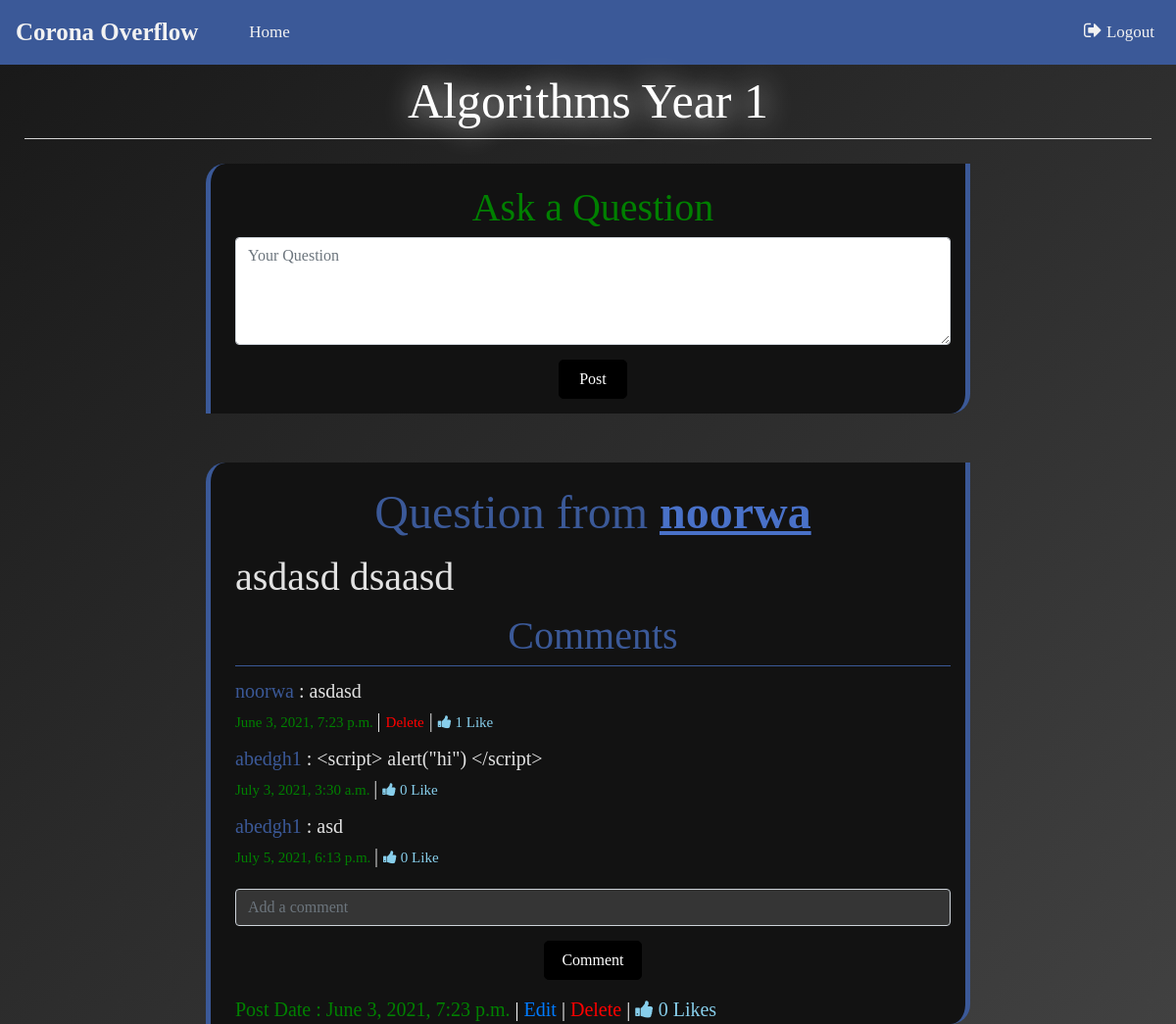
The page /home/room/Algorithms Year 1/ (signed in) on the database its author committed.
### blog/models.py (models this page shows)
class blog(models.Model):
    creator = models.ForeignKey(user,null=True,on_delete=models.SET_NULL)
    question = models.TextField(null=True,max_length=250)
    date = models.DateTimeField(auto_now_add=True)
    likes = models.IntegerField(default=0)
    room = models.ForeignKey(room,null=True,on_delete=models.SET_NULL)

class answer(models.Model):
    creator = models.ForeignKey(user,null=True,on_delete=models.SET_NULL)
    question =  models.ForeignKey(blog,null=True,on_delete=models.SET_NULL)
    answer = models.TextField(null=True,max_length=250)
    likes = models.IntegerField(default=0)
    date = models.DateTimeField(auto_now_add=True)

### blog/views.py (the view, shortened to what this page needs)
# urls.py: path('home/room/<str:name>/', inside_room , name='inside-room'),
@login_required(login_url='loginpage')
def inside_room(request,name):
    form = BlogModelForm(request.POST or None)
    form1 = AnswerModelForm(request.POST or None)
    obj = user.objects.filter(username=request.user).first()
    r = room.objects.get(name=name)
    blogs = blog.objects.filter(room=r).order_by('date').reverse()
    answers = answer.objects.all()
    content = {'blogs':blogs, 'obj':obj, 'name':name , 'answers':answers, 'form':form, 'form1':form1}
    return render(request,'inside_room.html',content)

### Group11/forms.py
class BlogModelForm(forms.ModelForm):
    class Meta:
        model = blog
        fields = ['question']
        widgets = {
            'question': forms.Textarea(attrs={'class': 'form-control input-text','placeholder': 'Your Question','rows':4}),
        }

class AnswerModelForm(forms.ModelForm):
    class Meta:
        model = answer
        fields = ['answer']
        widgets = {
            'answer': forms.TextInput(attrs={'class': 'form-control input-text answer','placeholder': 'Add a comment'}),
        }

### Group11/templates/inside_room.html (shortened to what this page needs)
{% extends "base.html" %}
{% block title %} {{name}} {% endblock %}
{% block style %}
{% load static %}
<link rel="stylesheet" href="{% static 'css/inside_room.css' %}">
<link rel="stylesheet" href="https://cdnjs.cloudflare.com/ajax/libs/font-awesome/4.7.0/css/font-awesome.min.css">
{% endblock %}
{% block nav-items %}
    <a href="{% url 'home' %}" class="newroom" style=" margin-left: 20px;">Home</a>
{% endblock %}
{% block content %}
{% if not obj.is_teacher %}
<form style="text-align: center;" class="room" method="post" action=".">
    <div style="font-size: 40px; color: green;">Ask a Question</div>
    {{form.question}}
    <button style="margin: 15px;"  type="submit" class="btn btn-black">Post</button>
</form>
{% endif %}
{% for blog in blogs %}
<div class="room" >
    <div style="font-size: 40px; color:hsla(0, 100%, 100%, 0.88) ; display: block;" >
        <div style="color: #3b5998; text-align: center; font-size: larger;">Question from <span style="color:#4971c8; text-decoration: underline; font-weight: 700;">{{blog.creator}}</span> </div>
        <div > {{blog.question}}</div>
        <div style="margin-bottom: 10px; text-align: center; color: #3b5998; width: 100%; border-bottom: 1px solid #3b5998;">Comments</div>
        {% for answer in answers %}
            {% if  answer.question == blog %}
            <div>
                <div style="display: inline-block;  font-size: 20px;">
                    <div>
                        <div style="display: inline-block; color: #3b5998;">{{answer.creator}}</div>
                         : {{answer.answer}}
                    </div>
                     <span style="   font-size: 15px; color: green;">
                        {{ answer.date }}
                    </span>
                    {% if obj.username == answer.creator.username %} | <a style="color:red; font-size: 15px;" href="{% url 'delete-answer' name answer.pk %}">Delete</a>{% endif %}
                    | <a style="font-size: 15px;" href="{% url 'likeanswer' name answer.pk %}" class="fa fa-thumbs-up faa"> {{ answer.likes }} Like</a>
                </div>
            </div>
            {% endif %}
        {% endfor %}
        <form style="text-align: center; margin-top: 10px;"  method="post" action={% url 'create_answer' name blog.pk %}>
            {{form1.answer}}
            <button style="margin: 15px; width: 100px;"  type="submit" class="btn btn-black">Comment</button>
        <span style=" display: block;  font-size: 20px; color: white;">
            <span style="color: green;"> Post Date : {{ blog.date }}</span>
            {% if obj.username == blog.creator.username %} | <a href="{% url 'update-blog' name blog.pk %}">Edit</a> {% endif %}
            {% if obj.username == blog.creator.username or obj.is_teacher %} | <a style="color:red;" href="{% url 'delete-blog' name blog.pk %}">Delete</a>{% endif %}
            | <a href="{% url 'like' name blog.pk %}" class="fa fa-thumbs-up faa"> {{ blog.likes }} Likes</a>
        </span>
    </div>
</div>
{% endfor %}
{% endblock %}

### Group11/static/css/base.css (style rules this page uses)
html { height:100vh; }
body { font-family: 'Times New Roman',"Lato", sans-serif; margin: 0; background-color: #181818; height: 100vh; background: linear-gradient(to bottom right,#181818,rgb(65, 65, 65)); color: white; background-repeat: no-repeat; background-attachment: fixed; }
.btn-black { background-color: #000 ; color: #fff; border-radius: 5px; padding: 5px; border-color: black; width: 70px; height: 40px; }
.newroom { color: #ffffff; margin-left: 20px; transition: 0.35s all ease-out; text-decoration: none; float: right; margin-right: 20px; }
.topnav a { float: left; display: block; color: #f2f2f2; text-align: center; padding: 14px 16px; text-decoration: none; font-size: 17px; margin: 6px; }

### Group11/static/css/inside_room.css (style rules this page uses)
.room { border-radius: 20px 0 20px 0; background-color: hsl(0, 0%, 7%); margin: 0 auto; margin-bottom: 50px; border-left:5px solid #3b5998; border-right:5px solid #3b5998; display: block; padding: 15px 15px 0px 25px; color:hsla(0, 100%, 100%, 0.88) ; width: 65%; transition: 0.5s all ease-out; }
.answer { background-color: rgb(53, 53, 53); }
.faa { font-size: 20px; cursor: pointer; user-select: none; transition: 0.2s all ease-out; color: skyblue; }

### rows shown on the page
blog: creator "noorwa", question "asdasd dsaasd", date "June 3, 2021, 7:23 p.m.", shows "Edit", shows "Delete", likes "0"
answer: creator "noorwa", answer "asdasd", date "June 3, 2021, 7:23 p.m.", shows "Delete", likes "1"
answer: creator "abedgh1", answer "<script> alert(\"hi\") </script>", date "July 3, 2021, 3:30 a.m.", likes "0"
answer: creator "abedgh1", answer "asd", date "July 5, 2021, 6:13 p.m.", likes "0"

### other values the page prints
{{ name }} "Algorithms Year 1"
